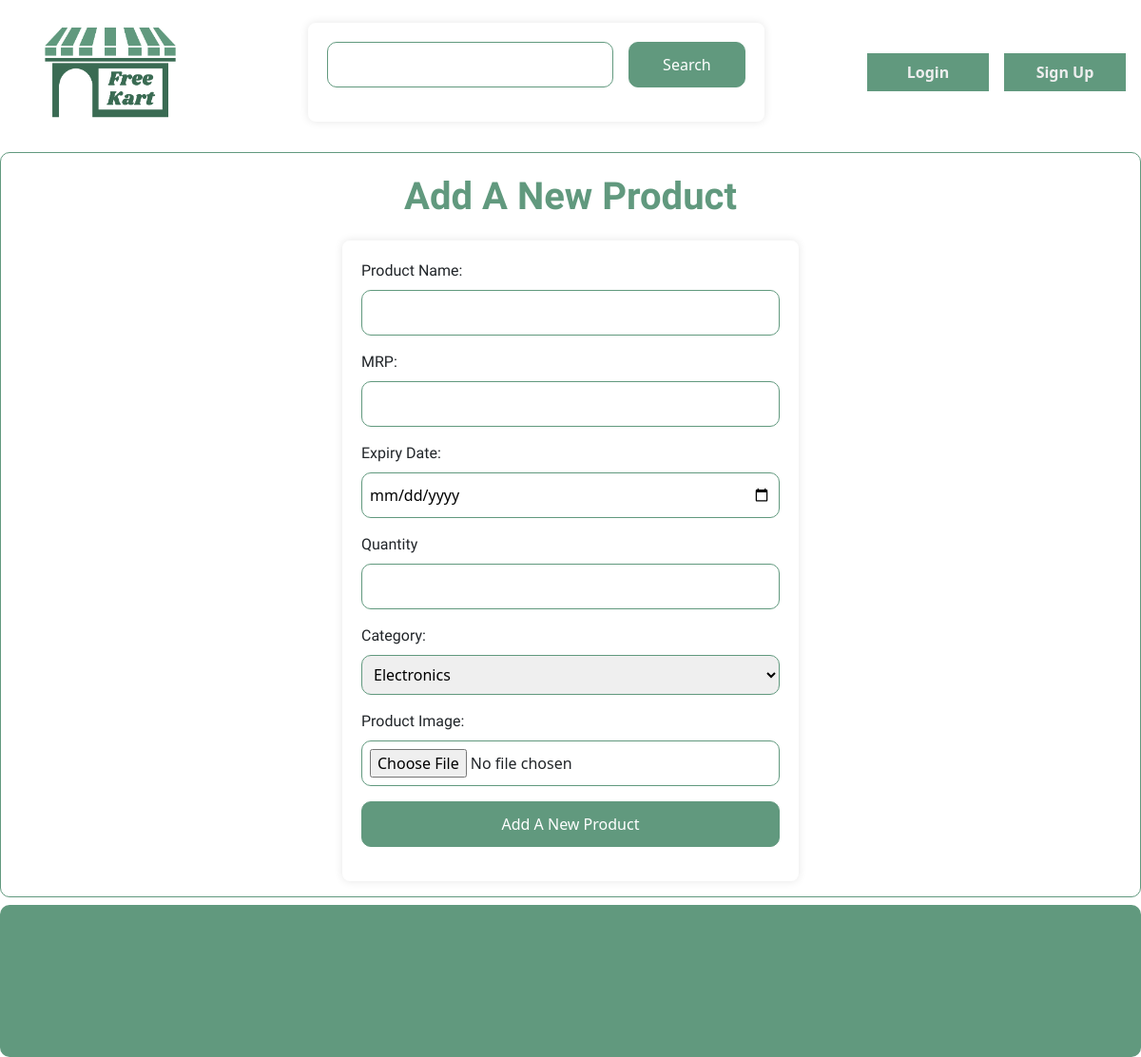
The app's page /dashboard/edit/7 (signed in), older data.
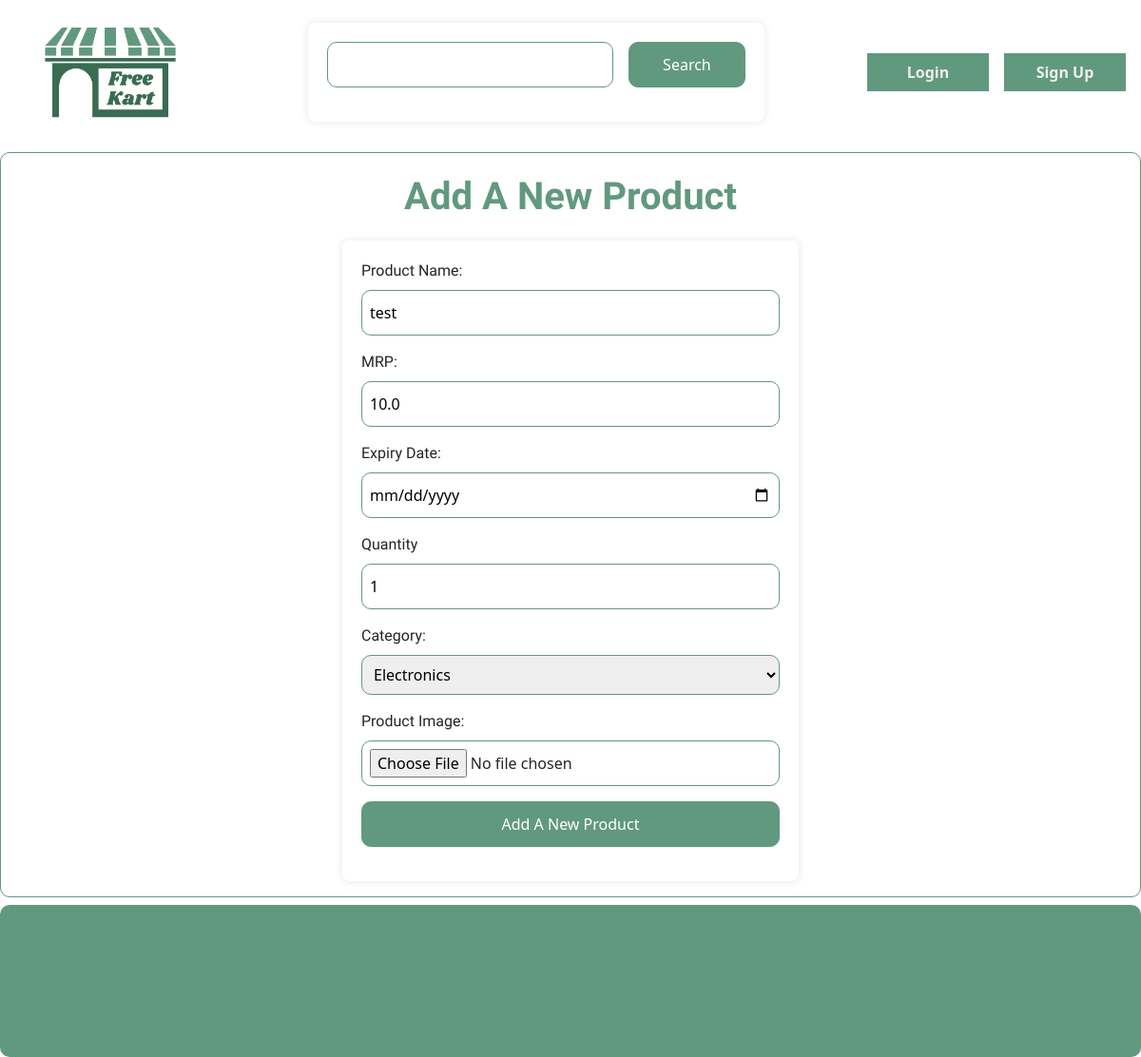
The same page, newer data.
### models.py (models this page shows, shortened)
class Product(db.Model):
    __tablename__ = "products"
    id = db.Column(db.Integer, primary_key=True, autoincrement=True)
    expiry = db.Column(db.DateTime, nullable=False)
    pic = db.Column(db.String(50), nullable=False, default="")
    name = db.Column(db.String(50), nullable=False)
    quantity = db.Column(db.Integer, nullable=False)
    price = db.Column(db.Float, nullable=False)
    category = db.Column(db.String(25), nullable=False)
    seller_id = db.Column(db.Integer, db.ForeignKey('sellers.id'), nullable=False)

### routes/core.py (the view)
@core.route("/dashboard/edit/<int:id>")
def edit_product(id):
    seller = auth_seller()
    if not seller:
        return '',404
    product = Product.query.get(id)
    return render_template("edit.html", seller=seller, product=product)

### routes/core.py (called while the page is built)
def auth_seller():
    if 'user_id' not in session or 'type' not in session or session['type'] != 'seller':
        return None
    seller = Seller.query.get(session['user_id'])
    if not seller:
        return None
    return seller

### templates/edit.html (shortened to what this page needs)
{% extends "base.html" %}
{% block head %}
<link rel="stylesheet" href="{{
    url_for('static', filename = 'css/add.css')
}}">
{% endblock %}
{% block content %}
    <div class="display">
        <div class="heading">
           Add A New Product
        </div>
        <div class="products">
          <form action="/submit" id="addForm" enctype="multipart/form-data">
              <label for="productName">Product Name:</label>
              <input type="text" value="{{ product.name }}" id="productName" name="name" required><br>
              <label for="mrp">MRP:</label>
      <input type="number" id="mrp" value="{{ product.price }}" name="price" required><br>
              <label for="expiry">Expiry Date:</label>
      <input type="date" id="expiry" value="{{ product.expiry }}" name="expiry" required><br>
              <label for="quantity">Quantity</label>
      <input type="number" id="quantity" value="{{product.quantity}}" name="quantity" required><br>
              <label for="category">Category:</label>
              <select id="category" name="category" required>
                  <option value="electronics">Electronics</option>
              </select><br>
              <label for="pic">Product Image:</label>
              <input type="file" id="pic" name="pic" accept="image/*" required><br>
              <input type="submit" value="Add A New Product">
          </form>
        </div>
    </div>
{% endblock %}

Row changes from the older to the newer data that the page shows:
added Product: name "test", price "10.0", quantity "1"
